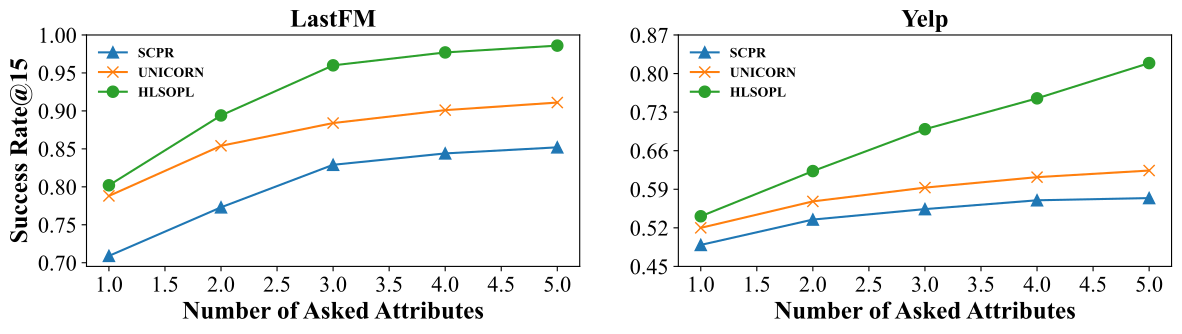

The Python source for this figure:
import matplotlib.pyplot as plt

plt.rcParams["font.family"] = "Times New Roman"
plt.rcParams["figure.figsize"] = (14, 3)

lastfm_scpr = [0.709, 0.773, 0.829, 0.844, 0.852]
lastfm_unicorn = [0.788, 0.854, 0.884, 0.901, 0.911]
lastfm_LSOPL = [0.802, 0.894, 0.96, 0.977, 0.986]
yelp_scpr = [0.489, 0.535, 0.554, 0.57, 0.574]
yelp_unicorn = [0.52, 0.568, 0.593, 0.612, 0.624]
yelp_LSOPL = [0.541, 0.623, 0.699, 0.755, 0.819]

x = [1, 2, 3, 4, 5]

plt.subplot(1, 2, 1)
plt.plot(x, lastfm_scpr, label="SCPR", marker='^', ms=8)
plt.plot(x, lastfm_unicorn, label="UNICORN", marker='x', ms=8)
plt.plot(x, lastfm_LSOPL, label="HLSOPL", marker='o', ms=8)
plt.xlabel("Number of Asked Attributes", fontsize=18, weight='bold')
plt.ylabel("Success Rate@15", fontsize=18, weight='bold')
plt.xticks(fontsize=16)
plt.yticks([0.70, 0.75, 0.80, 0.85, 0.90, 0.95, 1.00], fontsize=16)
plt.legend(frameon=False, loc=2, fontsize=11, prop={'weight': 'bold'})
plt.title("LastFM", fontsize=18, weight='bold')

plt.subplot(1, 2, 2)
plt.plot(x, yelp_scpr, label="SCPR", marker='^', ms=8)
plt.plot(x, yelp_unicorn, label="UNICORN", marker='x', ms=8)
plt.plot(x, yelp_LSOPL, label="HLSOPL", marker='o', ms=8)
plt.xlabel("Number of Asked Attributes", fontsize=18, weight='bold')
# plt.ylabel("Success Rate@15", fontsize=18)
plt.xticks(fontsize=16)
plt.yticks([0.45, 0.52, 0.59, 0.66, 0.73, 0.80, 0.87], fontsize=16)
plt.legend(frameon=False, loc=2, fontsize=11, prop={'weight': 'bold'})
plt.title("Yelp", fontsize=18, weight='bold')

plt.savefig('./plot_success_rate_wrt_turn.pdf', dpi=800, bbox_inches='tight')
